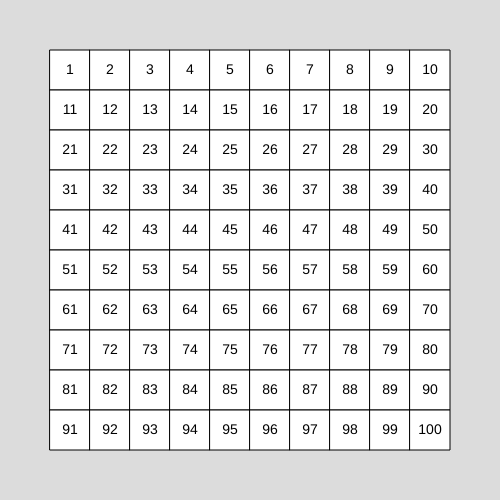
Frame 1 (no input)
Frame 60 (no input): identical to frame 1, image omitted
Frame 120 (the mouse pressed at the canvas centre since frame 60): identical to frame 1, image omitted

The p5.js sketch that drew this single still picture (run headless with seeded random() and noise() and a simulated clock; from frame 60 on, the mouse is pressed at the canvas centre):

// p5.js sketch
// ── sketch.js
let sqSize = 400;
let numSquares = 10;
let padding = 50;
let clickedNumber = null;

function setup() {
    createCanvas(sqSize+2*padding, sqSize+2*padding);
  }



function draw() {
  background(220); // Set background color

  let size = sqSize/numSquares; // Size of each square


  translate(padding,padding);

  let num = 1;
  textSize(14);
  textAlign(CENTER,CENTER);

  for (let y = 0; y < numSquares; y++) {
    for (let x = 0; x < numSquares; x++) {
      let xPos = x*size;
      let yPos = y*size;
      

// Check if num is a multiple of clickedNumber
if (clickedNumber !== null && num % clickedNumber === 0) {
  fill(100, 200, 255); // Color for multiples
} else {
  fill(255); // Default color
}

      rect(xPos, yPos, size, size); // Draw square
      fill(0);
      text(num, xPos+size/2, yPos+size/2);
      num++;

      
    }
  }

}

function mouseClicked() {
  let size = sqSize / numSquares;

  // Translate mouse coordinates
  let translatedX = mouseX - padding;
  let translatedY = mouseY - padding;

  if (translatedX >= 0 && translatedX < sqSize && translatedY >= 0 && translatedY < sqSize) {
    let xIndex = Math.floor(translatedX / size);
    let yIndex = Math.floor(translatedY / size);
    clickedNumber = yIndex * numSquares + xIndex + 1; // Calculate the clicked number
  }
}
